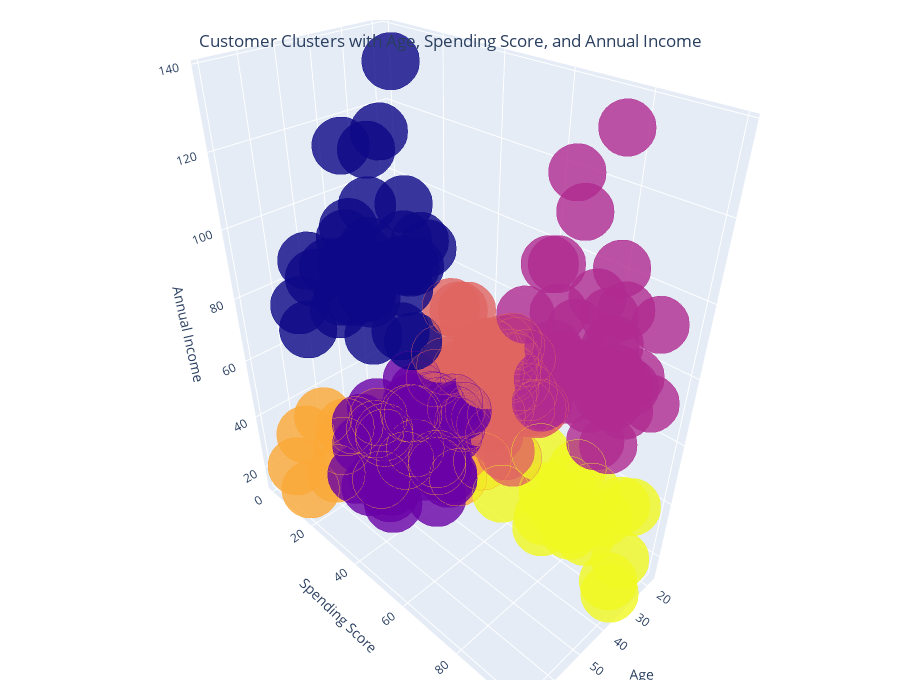

Notebook code for this chart:
### Code cell
df['label3'] =  labels3
trace1 = go.Scatter3d(
    x= df['Age'],
    y= df['Spending Score (1-100)'],
    z= df['Annual Income (k$)'],
    mode='markers',
     marker=dict(
        color = df['label3'], 
        size= 20,
        line=dict(
            color= df['label3'],
            width= 12
        ),
        opacity=0.8
     )
)
data = [trace1]
layout = go.Layout(
     height=700,
     margin=dict(
         l=20,
         r=20,
         b=20,
         t=20
     ),
     title={
        'text': 'Customer Clusters with Age, Spending Score, and Annual Income',
        'y':0.95,
        'x':0.5,
        'yanchor': 'top'},
    scene = dict(
            xaxis = dict(title  = 'Age'),
            yaxis = dict(title  = 'Spending Score'),
            zaxis = dict(title  = 'Annual Income')
        )
)
fig = go.Figure(data=data, layout=layout)
py.offline.iplot(fig)

### Figure 1 — Plotly figure (JSON) as saved in the notebook; plotly's stock layout.template omitted (floating-point values rounded to 4 significant figures; data arrays with more than 128 entries replaced by an {"elided": "..."} marker saying what was removed)
{"data": [{"marker": {"color": {"elided": "200 int values"}, "line": {"color": {"elided": "200 int values"}, "width": 12}, "opacity": 0.8, "size": 20}, "mode": "markers", "type": "scatter3d", "x": {"elided": "200 int values"}, "y": {"elided": "200 int values"}, "z": {"elided": "200 int values"}}], "layout": {"height": 700, "margin": {"b": 20, "l": 20, "r": 20, "t": 20}, "scene": {"xaxis": {"title": {"text": "Age"}}, "yaxis": {"title": {"text": "Spending Score"}}, "zaxis": {"title": {"text": "Annual Income"}}}, "title": {"text": "Customer Clusters with Age, Spending Score, and Annual Income", "x": 0.5, "y": 0.95, "yanchor": "top"}}}
